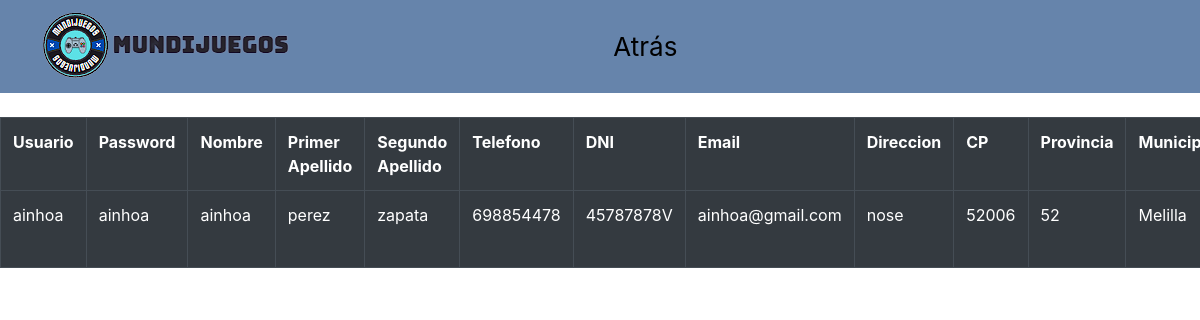
The page /Codigo/php/perfil.php (signed in) on the database its author committed.
### tables this page shows
CREATE TABLE `usuario` (
  `idUsuario` int NOT NULL AUTO_INCREMENT,
  `Usuario` varchar(20) NOT NULL COMMENT 'El usuario debe ser único en la Base de Datos. Además debe tener una longitud mínima de 6 caracteres.',
  `Password` varchar(45) NOT NULL COMMENT 'La contraseña no puede ser nula.\nTiene que tener una longitud mínima de 8 caracteres, contener números y algún carácter especial de la siguiente lista (!,@,#,$,%,&,?,¿,*,€)',
  `Nombre` varchar(45) NOT NULL,
  `Apellido1` varchar(45) NOT NULL,
  `Apellido2` varchar(45) NOT NULL,
  `Telefono` varchar(10) NOT NULL COMMENT 'Se comprobará que solo puedan ser teléfonos nacionales',
  `Email` varchar(45) NOT NULL COMMENT 'Se comprobará que es un email válido',
  `CP` varchar(5) NOT NULL,
  `Provincia` int unsigned NOT NULL COMMENT 'Se comprobará que la provincia introducida concuerda con el CP introducido',
  `ComunidadAutonoma` varchar(45) NOT NULL COMMENT 'Se comprobará que la provincia seleccionada pertenece a la comunidad autónoma correspondiente',
  `Direccion` varchar(45) NOT NULL,
  `Rol` varchar(45) NOT NULL,
  `DNi` varchar(45) NOT NULL,
  `FechaNacimiento` varchar(45) NOT NULL,
  PRIMARY KEY (`idUsuario`),
  UNIQUE KEY `idUsuario_UNIQUE` (`idUsuario`),
  UNIQUE KEY `Usuario_UNIQUE` (`Usuario`),
  KEY `ProvinciasUsuario_idx` (`Provincia`),
  CONSTRAINT `ProvinciasUsuario` FOREIGN KEY (`Provincia`) REFERENCES `provincias` (`id`)
);

### Codigo/php/BD/DAOUsuarios.php (called while the page is built, shortened)
<?php
        function mostrarDatosdeUsuario($conexion,$idUsuario){
            $consulta = "SELECT * FROM usuario WHERE idUsuario='$idUsuario'";
            $resultado = mysqli_query($conexion, $consulta);
            return $resultado;
        }
?>

### Codigo/php/perfil.php (the view, shortened to what this page needs)
<?php
require "BD/DAOUsuarios.php";
?>
<!DOCTYPE html>
<html lang="en">
<head>
    <link rel="stylesheet" href="https://cdn.jsdelivr.net/npm/bootstrap@4.5.3/dist/css/bootstrap.min.css">
    <link rel="stylesheet" type="text/css" href="../styles/style2.css">
</head>
<body>
<div class="container1">
    <nav class="nav-main1">
	    <a href="index.php"><img src="../img/logoo/logoo.png"></a>
	    <a href="../php/index.php" class="actionpanel">Atrás</a>
    </nav>
    </div>
    <br>
    <div class="table-responsive">
    <table border="1" class="table table-dark">
        <tr>
            <th>Usuario</th>
            <th>Password</th>
            <th>Nombre</th>
            <th>Primer Apellido</th>
            <th>Segundo Apellido</th>
            <th>Telefono</th>
            <th>DNI</th>
            <th>Email</th>
            <th>Direccion</th>
            <th>CP</th>
            <th>Provincia</th>
            <th>Municipio</th>
        </tr>
        <?php
        $conexion = conectar(false);
         $consultaUsuario = mostrarDatosdeUsuario($conexion,$_SESSION['idUsuario']);
         while ($usuario = mysqli_fetch_assoc($consultaUsuario)){
        ?>
            <tr>
            <td> <?php echo $usuario['Usuario'] ?></td>
            <td> <?php echo $usuario['Password'] ?></td>
            <td> <?php echo $usuario['Nombre'] ?></td>
            <td> <?php echo $usuario['Apellido1'] ?></td>
            <td> <?php echo $usuario['Apellido2'] ?></td>
            <td> <?php echo $usuario['Telefono'] ?></td>
            <td> <?php echo $usuario['DNi'] ?></td>
            <td> <?php echo $usuario['Email'] ?></td>
            <td> <?php echo $usuario['Direccion'] ?></td>
            <td> <?php echo $usuario['CP'] ?></td>
            <td> <?php echo $usuario['Provincia'] ?></td>
            <td> <?php echo $usuario['ComunidadAutonoma'] ?></td>
            </tr>
            <?php } ?>
    </table>
    </div>
</body>
</html>

### Codigo/styles/style2.css (style rules this page uses)
* { box-sizing: border-box; margin: 0; padding: 0; }
.nav-main1 { width: 100% !important; margin: 0 auto; background-color: #6684ab; display: grid; grid-template-columns: repeat(1fr, minmax(300px, 1fr)); grid-template-areas: " elemento1 elemento2 elemento3 elemento4"; justify-content: space-between; align-items: center; justify-items: center; grid-auto-flow: column; }
.nav-main1 a { display: inline-block; padding: 10px 30px; font-size: 26px; margin: 0 10px; transition: .5s ease all; color: #000000; text-decoration: none; }

### rows shown on the page
usuario: Usuario "ainhoa", Password "ainhoa", Nombre "ainhoa", Apellido1 "perez", Apellido2 "zapata", Telefono "698854478", DNi "45787878V", Email "ainhoa@gmail.com", Direccion "nose", CP "52006", Provincia "52", ComunidadAutonoma "Melilla"
